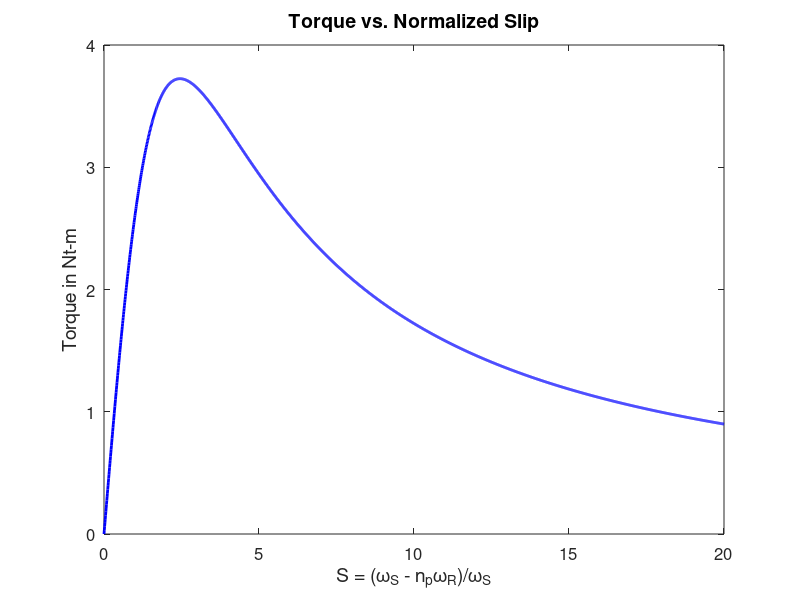

Source code (MATLAB):
close all; clear; clc
np  = 3; nph = 2;
% Rs = 0 - the maximum steady-state torque occurs at S = Sp = Rr/(sigma*ws*Lr)
Rs  = 0; % 1.7  
Ls  =  0.014;
M   =  0.0117;
Lr  =  0.014;
Rr  =  3.9;
%J   =  .00011
Us  = 80;
UsRMS = 80*sqrt(2);
sigma = 1 - M*M/(Ls*Lr);
det = sigma*Ls*Lr;
ws = 60*2*pi;
Sp = Rr/(sigma*ws*Lr);
Sr = sqrt(sigma)*Sp;   % rated slip
Is0 = Us/(ws*Ls);
Isr = Is0/sqrt(sigma);

% For a 2-phase machine with Rs = 0 and Us the peak voltage, the peak torque is 
mp = (1/2)*((1-sigma)/sigma)*Us*Us/(ws*ws*Ls);
mr = mp*2/(sqrt(sigma)+1/sqrt(sigma));  % Rated Torque if Rs = 0.

% More generally for a 2-phase machine 
% mp = M*Im(I_s*I_r^*)  % Does not assume Rs = 0.


for i = 1:2000

S(i) = i*.01;
det_real(i) = Rs*Rr/S(i) - ws*ws*(Ls*Lr - M*M);
det_imag(i) = Rr*ws*Ls/S(i) + ws*Lr*Rs;

det_mag2(i) = det_real(i)*det_real(i)+det_imag(i)*det_imag(i);

% Remember that U_bar_S = jUs

is_imag(i) = Us*((Rr/S(i))*det_real(i)+ ws*Lr*det_imag(i))/det_mag2(i);
is_real(i) = -( Us*(ws*Lr*det_real(i) - (Rr/S(i))*det_imag(i))/det_mag2(i) );

ir_imag(i) = -Us*ws*M*det_imag(i)/det_mag2(i);
ir_real(i) = -( -Us*ws*M*det_real(i)/det_mag2(i) );


is(i) = sqrt(is_real(i)*is_real(i)+is_imag(i)*is_imag(i));
ir(i) = sqrt(ir_real(i)*ir_real(i)+ir_imag(i)*ir_imag(i));

phir(i) = atan2(ir_imag(i),ir_real(i));
phis(i) = atan2(is_imag(i),is_real(i));

torq(i) = M*is(i)*ir(i)*sin(phis(i)-phir(i));
%pwrfact(i) = cos(pi/2-phis(i));
end

torq = [0 torq];
S = [0 S];
%pwrfact(1) = cos(pi/2-0);

%To get Figures 10.9 a,b (page 156) in Leonhard, do the following plots
plot(S,torq, 'b','LineWidth',2, 'MarkerSize',10)
set(gca, 'FontSize',12)
title('Torque vs. Normalized Slip','FontSize',14)
xlabel('S = (\omega_S - n_p\omega_R)/\omega_S','FontSize',14)
%xlabel('S/S_p')
ylabel ('Torque in Nt-m','FontSize',14)

